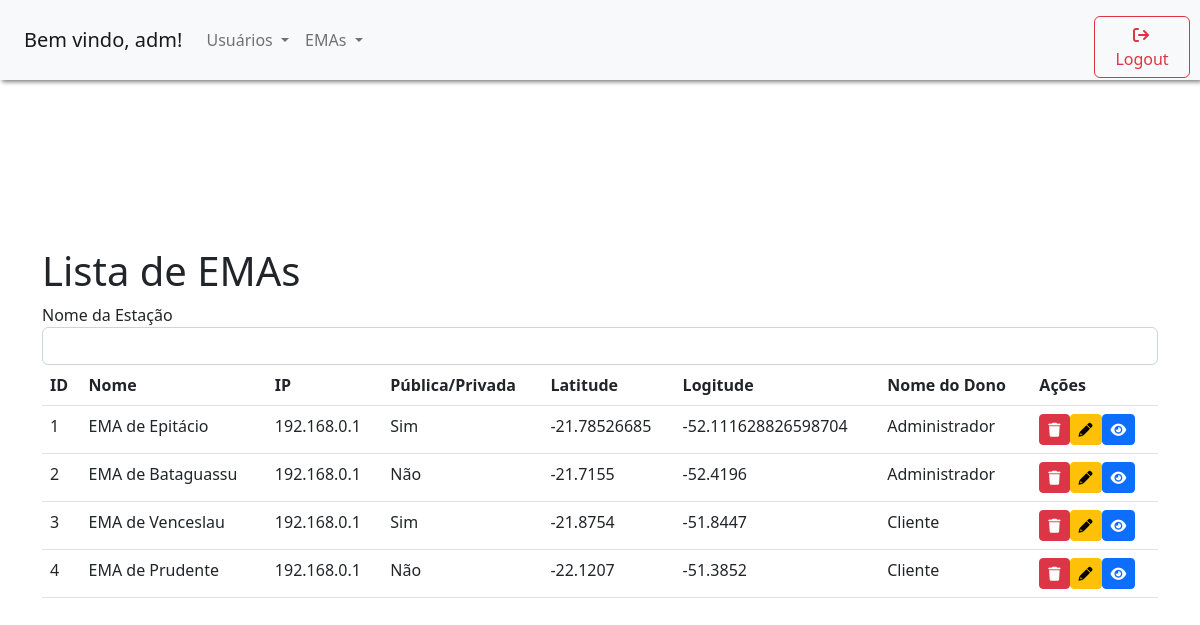
Screenshot of /Tela_Listar_EMAs.php (signed in) with the database file from the repository.
### tables this page shows
CREATE TABLE IF NOT EXISTS emas (
  idema INT NOT NULL AUTO_INCREMENT,
  nome VARCHAR(45) NOT NULL,
  ip VARCHAR(45) NOT NULL,
  publica INT NOT NULL,
  latitude VARCHAR(45) NOT NULL,
  longitude VARCHAR(45) NOT NULL,
  usuarios_idusuario INT NOT NULL,
  ativa INT NOT NULL,
  topico_kafka VARCHAR (45) NOT NULL,
   
  status_ema VARCHAR (10) NULL,
  carga_bateria FLOAT NULL, 
  uptime VARCHAR(50) NULL,
  diagnosticos_nao_previstos JSON NULL,
  PRIMARY KEY (idema, usuarios_idusuario),
    FOREIGN KEY (usuarios_idusuario)
    REFERENCES usuarios (idusuario));

CREATE TABLE IF NOT EXISTS usuarios (
  idusuario INT NOT NULL AUTO_INCREMENT,
  nome_usuario VARCHAR(45) NOT NULL,
  nome_login VARCHAR(45) NOT NULL,
  email VARCHAR(45) NOT NULL,
  senha VARCHAR(100) NOT NULL,
  nivel_acesso INT NOT NULL,
  ativo INT NOT NULL,
  PRIMARY KEY (idusuario));

### controllers/controller_ema.php (the view, shortened to what this page needs)
<?php
function listarEMAs() {
    $conexao = conectarBanco();
    if ($_SERVER['REQUEST_METHOD'] === 'POST') {
        $nome = $_POST['nome'];
        $sql = "SELECT * FROM emas WHERE 1 = 1 AND ativa = 1";
        if (!empty($nome)) {
            $sql .= " AND nome LIKE '%$nome%'";
        }
        $result = $conexao->query($sql);
    } else {
        $sql = 'SELECT * FROM emas WHERE ativa = 1';
        $result = $conexao->query($sql);
    }
    if ($result->num_rows >= 0) {
        while ($row = $result->fetch_assoc()) {
            echo '<tr id="row-' . $row['idema'] . '">';
            echo '<td>' . $row['idema'] . '</td>';
            echo '<td>' . $row['nome'] . '</td>';
            echo '<td>' . $row['ip'] . '</td>';
            if ($row['publica'] == 0) {
                echo '<td>Não</td>';
            } else {
                echo'<td>Sim</td>';
            }
            echo '<td>' . $row['latitude'] . '</td>';
            echo '<td>' . $row['longitude'] . '</td>';
            $iddono = $row['usuarios_idusuario'];
            $query = "SELECT nome_usuario FROM usuarios WHERE idusuario = '$iddono'";
            $resultado = $conexao->query($query);
            if (!$resultado) {
                die("Erro na consulta: " . $conexao->error);
            }else if ($resultado) {
                $rowDono = $resultado->fetch_assoc();
                if ($rowDono) {
                    $nome_dono = $rowDono['nome_usuario'];
                    echo '<td>' . $nome_dono . '</td>';
                } else {
                    echo '<td>Não encontrado</td>';
                }
            } else {
                echo '<td>Erro na consulta</td>';
            }
            echo '<td>';
            echo '<button name="btn-excluir-ema" type="button" class="btn btn-danger btn-sm" onclick="excluirEMA(' . $row['idema'] . ')">';
            echo '<i class="fas fa-trash"></i>';
            echo '</button>';
            echo '<a href="Tela_Alterar_EMA.php?idema=' . $row['idema'] . '"><button name="btn-alterar-ema" type="button" class="btn btn-warning btn-sm" onclick="">';
            echo '<i class="fas fa-pencil"></i>';
            echo '</button>';
            echo '<a href="Tela_Visualizar_EMA.php?idema=' . $row['idema'] . '"><button name="btn-visualizar-ema" type="button" class="btn btn-primary btn-sm" onclick="">';
            echo '<i class="fas fa-eye"></i>';
            echo '</button></a>';
            echo '</td>';
            echo '</tr>';
        }
    } else {
        echo '<tr><td colspan="7">Nenhum dado encontrado.</td></tr>';
    }
}
?>

### css/style.css (style rules this page uses)
html, body { height: 100%; }
body { display: -ms-flexbox; display: -webkit-box; display: flex; -ms-flex-align: center; -ms-flex-pack: center; -webkit-box-align: center; align-items: center; -webkit-box-pack: center; justify-content: center; padding-top: 40px; padding-bottom: 40px; background-color: #f5f5f5; }

### rows the page displays
emas: idema "1", nome "EMA de Epitácio", ip "192.168.0.1", publica "Sim", latitude "-21.78526685", longitude "-52.111628826598704", usuarios_idusuario.nome_usuario "Administrador"
emas: idema "2", nome "EMA de Bataguassu", ip "192.168.0.1", publica "Não", latitude "-21.7155", longitude "-52.4196", usuarios_idusuario.nome_usuario "Administrador"
emas: idema "3", nome "EMA de Venceslau", ip "192.168.0.1", publica "Sim", latitude "-21.8754", longitude "-51.8447", usuarios_idusuario.nome_usuario "Cliente"
emas: idema "4", nome "EMA de Prudente", ip "192.168.0.1", publica "Não", latitude "-22.1207", longitude "-51.3852", usuarios_idusuario.nome_usuario "Cliente"

### other values shown
$_SESSION['nome_login'] "adm"
